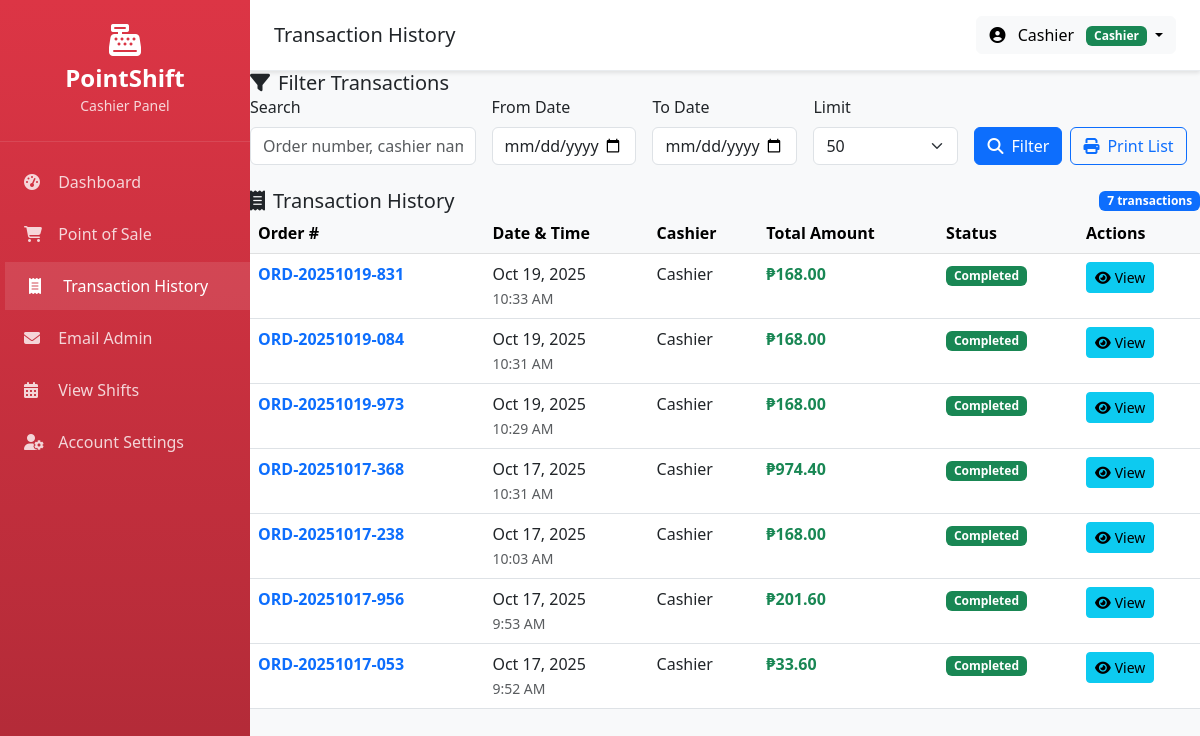
Screenshot of /cashier/transactions.php (signed in) with the database file from the repository.
### tables this page shows
CREATE TABLE IF NOT EXISTS `orders` (
  `id` int NOT NULL AUTO_INCREMENT,
  `order_number` varchar(20) NOT NULL,
  `user_id` int NOT NULL,
  `total_amount` decimal(10,2) NOT NULL,
  `subtotal` decimal(10,2) DEFAULT '0.00',
  `discount_percent` decimal(5,2) DEFAULT '0.00',
  `discount_amount` decimal(10,2) DEFAULT '0.00',
  `tax_amount` decimal(10,2) DEFAULT '0.00',
  `payment_method` varchar(50) DEFAULT 'cash',
  `amount_received` decimal(10,2) DEFAULT '0.00',
  `status` enum('pending','completed','cancelled') DEFAULT 'pending',
  `created_at` timestamp NULL DEFAULT CURRENT_TIMESTAMP,
  PRIMARY KEY (`id`),
  UNIQUE KEY `order_number` (`order_number`),
  KEY `user_id` (`user_id`),
  CONSTRAINT `orders_ibfk_1` FOREIGN KEY (`user_id`) REFERENCES `users` (`id`)
);

CREATE TABLE IF NOT EXISTS `users` (
  `id` int NOT NULL AUTO_INCREMENT,
  `username` varchar(50) NOT NULL,
  `email` varchar(100) NOT NULL,
  `password` varchar(255) NOT NULL,
  `role` enum('admin','staff','cashier') NOT NULL DEFAULT 'staff',
  `first_name` varchar(50) NOT NULL,
  `last_name` varchar(50) NOT NULL,
  `status` enum('active','inactive') DEFAULT 'active',
  `created_at` timestamp NULL DEFAULT CURRENT_TIMESTAMP,
  `updated_at` timestamp NULL DEFAULT CURRENT_TIMESTAMP ON UPDATE CURRENT_TIMESTAMP,
  PRIMARY KEY (`id`),
  UNIQUE KEY `username` (`username`),
  UNIQUE KEY `email` (`email`)
);

### config.php (called while the page is built, shortened)
<?php
spl_autoload_register(function ($className) {
    $directories = [
        'classes/',
        'controllers/',
        'helpers/'
    ];
    foreach ($directories as $dir) {
        $file = __DIR__ . '/' . $dir . $className . '.php';
        if (file_exists($file)) {
            return;
        }
    }
});
function formatCurrency($amount) {
    return Layout::formatCurrency($amount);
}
?>

### helpers/Layout.php (called while the page is built, shortened)
<?php
class Layout {
    public static function formatCurrency($amount) {
        return '₱' . number_format($amount, 2);
    }
}
?>

### cashier/transactions.php (the view, shortened to what this page needs)
<?php
require_once '../config.php';
$db = Database::getInstance()->getConnection();
$search = $_GET['search'] ?? '';
$date_from = $_GET['date_from'] ?? '';
$date_to = $_GET['date_to'] ?? '';
$limit = $_GET['limit'] ?? 50;
$sql = "SELECT o.*, u.first_name, u.last_name, u.username, o.created_at as date
        FROM orders o
        LEFT JOIN users u ON o.user_id = u.id
        WHERE 1=1";
$params = [];
$sql .= " ORDER BY o.created_at DESC LIMIT " . (int)$limit;
$stmt = $db->prepare($sql);
$stmt->execute($params);
$transactions = $stmt->fetchAll(PDO::FETCH_ASSOC);
?>
<div class="row mb-4 no-print">
    <div class="col-12">
        <div class="content-card">
            <div class="card-header">
                <h5 class="mb-0">
                    <i class="fas fa-filter me-2"></i>Filter Transactions
                </h5>
            </div>
            <div class="card-body">
                <form method="GET" class="row g-3">
                    <div class="col-md-3">
                        <label class="form-label">Search</label>
                        <input type="text" class="form-control" name="search" value="<?php echo htmlspecialchars($search); ?>" placeholder="Order number, cashier name...">
                    </div>
                    <div class="col-md-2">
                        <label class="form-label">From Date</label>
                        <input type="date" class="form-control" name="date_from" value="<?php echo htmlspecialchars($date_from); ?>">
                    </div>
                    <div class="col-md-2">
                        <label class="form-label">To Date</label>
                        <input type="date" class="form-control" name="date_to" value="<?php echo htmlspecialchars($date_to); ?>">
                    </div>
                    <div class="col-md-2">
                        <label class="form-label">Limit</label>
                        <select class="form-select" name="limit">
                            <option value="50" <?php echo $limit == 50 ? 'selected' : ''; ?>>50</option>
                        </select>
                    </div>
                    <div class="col-md-3 d-flex align-items-end">
                        <button type="submit" class="btn btn-primary btn-custom me-2">
                            <i class="fas fa-search me-2"></i>Filter
                        </button>
                        <button type="button" class="btn btn-outline-primary btn-custom" onclick="printTransactions()">
                            <i class="fas fa-print me-2"></i>Print List
                        </button>
                    </div>
                </form>
            </div>
        </div>
    </div>
</div>
<div class="row">
    <div class="col-12">
        <div class="content-card">
            <div class="card-header d-flex justify-content-between align-items-center">
                <h5 class="mb-0">
                    <i class="fas fa-receipt me-2"></i>Transaction History
                </h5>
                <span class="badge bg-primary"><?php echo count($transactions); ?> transactions</span>
            </div>
            <div class="card-body">
                <div class="table-responsive">
                    <table class="table table-hover">
                        <thead class="table-light">
                            <tr>
                                <th>Order #</th>
                                <th>Date & Time</th>
                                <th>Cashier</th>
                                <th>Total Amount</th>
                                <th>Status</th>
                                <th class="no-print">Actions</th>
                            </tr>
                        </thead>
                        <tbody>
                            <?php if (empty($transactions)): ?>
                                <tr>
                                    <td colspan="6" class="text-center text-muted py-4">
                                        <i class="fas fa-info-circle me-2"></i>No transactions found
                                    </td>
                                </tr>
                            <?php else: ?>
                                <?php foreach ($transactions as $t): ?>
                                    <tr>
                                        <td>
                                            <strong class="text-primary"><?php echo htmlspecialchars($t['order_number'] ?? 'ORD-' . $t['id']); ?></strong>
                                        </td>
                                        <td>
                                            <div><?php echo date('M j, Y', strtotime($t['date'])); ?></div>
                                            <small class="text-muted"><?php echo date('g:i A', strtotime($t['date'])); ?></small>
                                        </td>
                                        <td>
                                            <?php
                                            $cashierName = trim(($t['first_name'] ?? '') . ' ' . ($t['last_name'] ?? ''));
                                            echo htmlspecialchars($cashierName ?: $t['username'] ?: 'Unknown');
                                            ?>
                                        </td>
                                        <td>
                                            <strong class="text-success"><?php echo formatCurrency($t['total_amount']); ?></strong>
                                        </td>
                                        <td>
                                            <span class="badge bg-<?php echo $t['status'] === 'completed' ? 'success' : ($t['status'] === 'pending' ? 'warning' : 'danger'); ?>">
                                                <?php echo ucfirst($t['status']); ?>
                                            </span>
                                        </td>
                                        <td class="no-print">
                                            <a href="?details=<?php echo $t['id']; ?>" class="btn btn-info btn-sm">
                                                <i class="fas fa-eye me-1"></i>View
                                            </a>
                                        </td>
                                    </tr>
                                <?php endforeach; ?>
                            <?php endif; ?>
                        </tbody>
                    </table>
                </div>
            </div>
        </div>
    </div>
</div>
<?php
include 'views/layout.php';
?>

### cashier/views/layout.php (style rules this page uses)
body { background-color: #f8f9fa; font-family: 'Segoe UI', Tahoma, Geneva, Verdana, sans-serif; }

### rows the page displays
orders: order_number "ORD-20251019-831", created_at "Oct 19, 2025", created_at "10:33 AM", user.first_name "Cashier", total_amount "₱168.00", status "Completed"
orders: order_number "ORD-20251019-084", created_at "Oct 19, 2025", created_at "10:31 AM", user.first_name "Cashier", total_amount "₱168.00", status "Completed"
orders: order_number "ORD-20251019-973", created_at "Oct 19, 2025", created_at "10:29 AM", user.first_name "Cashier", total_amount "₱168.00", status "Completed"
orders: order_number "ORD-20251017-368", created_at "Oct 17, 2025", created_at "10:31 AM", user.first_name "Cashier", total_amount "₱974.40", status "Completed"
orders: order_number "ORD-20251017-238", created_at "Oct 17, 2025", created_at "10:03 AM", user.first_name "Cashier", total_amount "₱168.00", status "Completed"
orders: order_number "ORD-20251017-956", created_at "Oct 17, 2025", created_at "9:53 AM", user.first_name "Cashier", total_amount "₱201.60", status "Completed"
orders: order_number "ORD-20251017-053", created_at "Oct 17, 2025", created_at "9:52 AM", user.first_name "Cashier", total_amount "₱33.60", status "Completed"

### other values shown
$page_title "Transaction History"
$firstName . ' ' . $lastName "Cashier"
count($transactions) "7"
